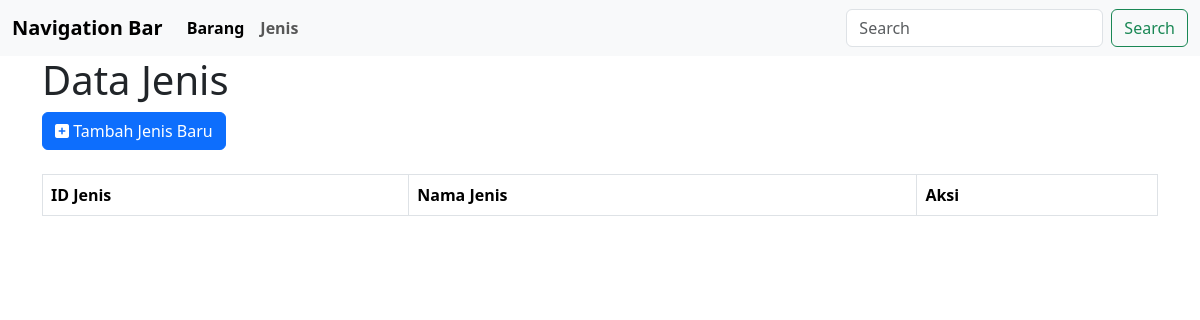
Before: /view/jenis/index.php with the older database file.
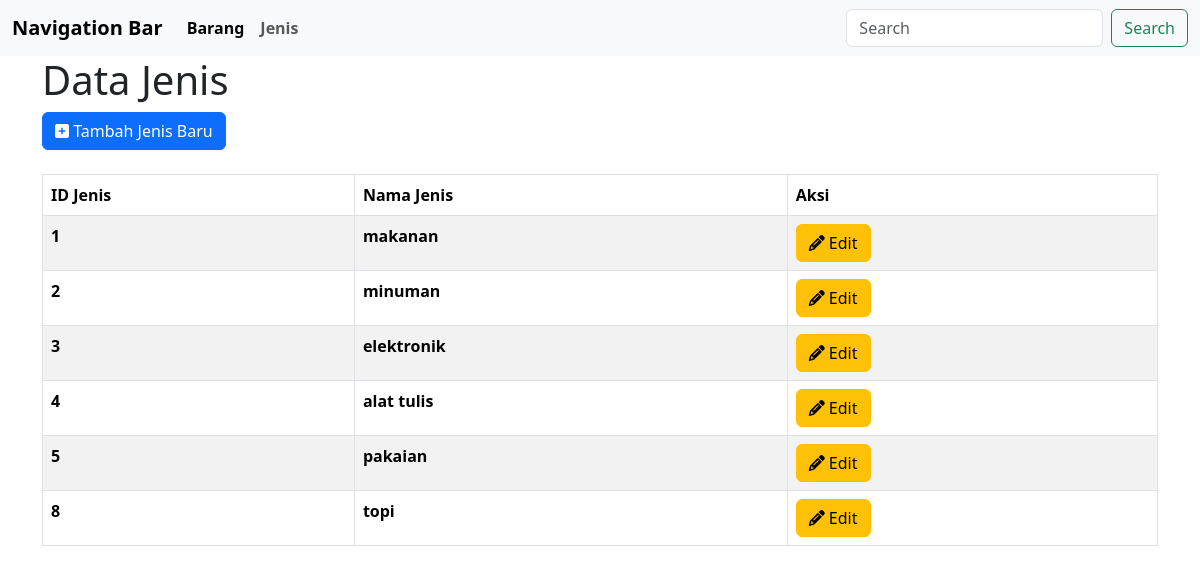
After: the same page with the newer database file.
### tables this page shows
CREATE TABLE `jenis` (
  `id_jenis` varchar(30) NOT NULL,
  `nama_jenis` varchar(20) DEFAULT NULL
);

### view/jenis/index.php (the view, shortened to what this page needs)
<!DOCTYPE html>
<html lang="en">
<b>
    <link rel="stylesheet" href="https://cdn.jsdelivr.net/npm/bootstrap@5.3.3/dist/css/bootstrap.min.css">
    <link rel="stylesheet" href="https://cdnjs.cloudflare.com/ajax/libs/font-awesome/6.2.0/css/all.min.css">
</head>
<body>
<nav class="navbar navbar-expand-lg bg-body-tertiary">
  <div class="container-fluid">
    <a class="navbar-brand" href="#">Navigation Bar</a>
    <div class="collapse navbar-collapse" id="navbarSupportedContent">
      <ul class="navbar-nav me-auto mb-2 mb-lg-0">
        <li class="nav-item">
          <a class="nav-link active" aria-current="page" href="../barang/index.php">Barang</a>
        </li>
        <li class="nav-item">
          <a class="nav-link" href="../jenis/index.php">Jenis</a>
        </li>
      </ul>
      <form class="d-flex" role="search">
        <input class="form-control me-2" type="search" placeholder="Search" aria-label="Search">
        <button class="btn btn-outline-success" type="submit">Search</button>
      </form>
  </div>
</nav>
<div class="container">
    <h1>Data Jenis</h1>
    <a href="view_tambah.php" class="btn btn-primary"><i class="fa-solid fa-square-plus"></i> Tambah Jenis Baru</a>
    <br></br>
    <table class="table table-bordered table-striped" border="1">
  <thead>
    <tr>
      <th scope="col">ID Jenis</th>
      <th scope="col">Nama Jenis</th>
      <th scope="col">Aksi</th>
    </tr>
  </thead>
  <?php
  include '../../config/koneksi.php';
  $query = mysqli_query($conn, "SELECT * FROM jenis");
  if(mysqli_num_rows($query)){
    while ($result=mysqli_fetch_assoc($query)){
      ?>
    <tr>
      <td><?php echo $result['id_jenis'];?></td>
      <td><?php echo $result['nama_jenis'];?></td>
      <td>
      <a href="view_edit.php?id_jenis=<?php echo $result['id_jenis']?>"
      class="btn btn-warning"><i class="fa-solid fa-pencil"></i> Edit</a>
      </td>
    </tr>
  <?php
    }
  }
    ?>
</table>
</div>
</body>
</html>

Changed rows visible on the page:
added jenis: id_jenis "1", nama_jenis "makanan"
added jenis: id_jenis "2", nama_jenis "minuman"
added jenis: id_jenis "3", nama_jenis "elektronik"
added jenis: id_jenis "4", nama_jenis "alat tulis"
added jenis: id_jenis "5", nama_jenis "pakaian"
added jenis: id_jenis "8", nama_jenis "topi"
